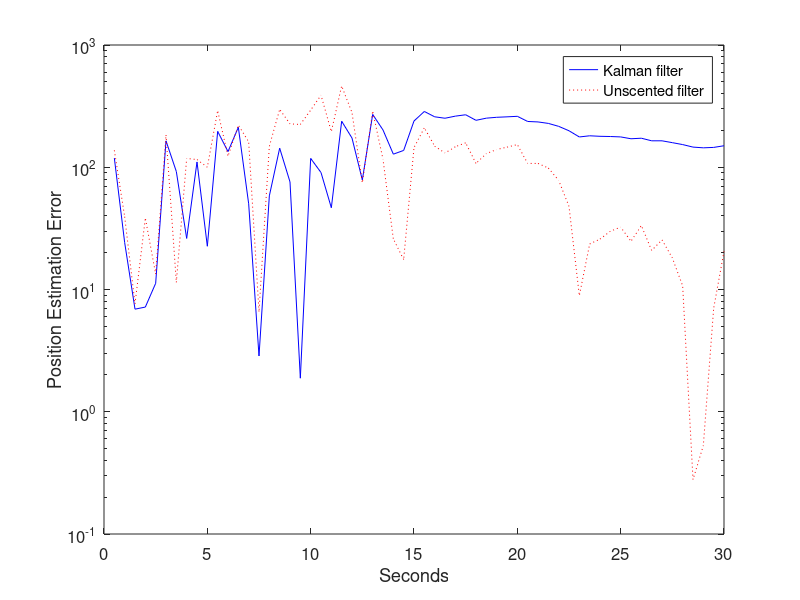
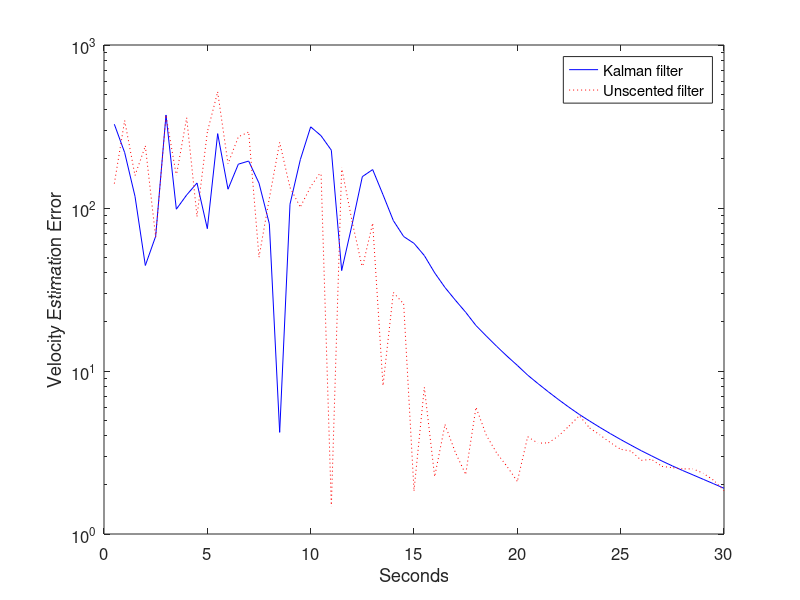
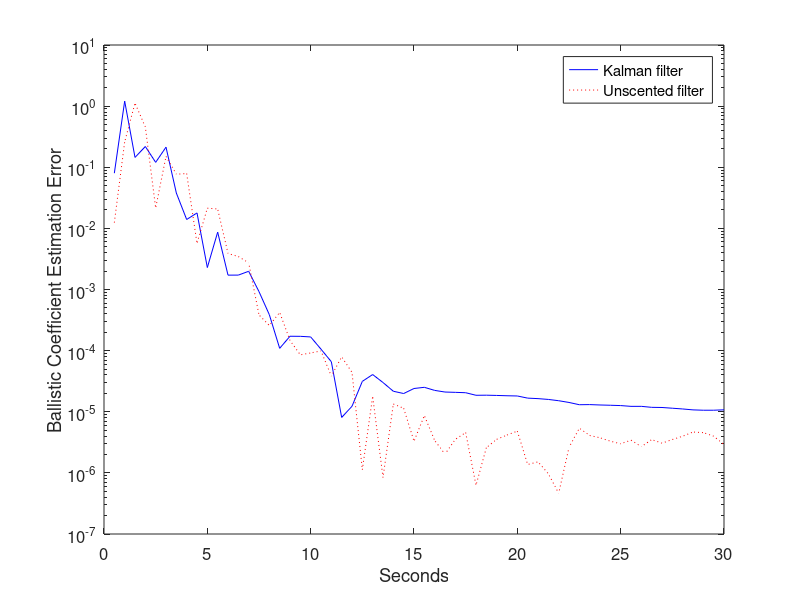
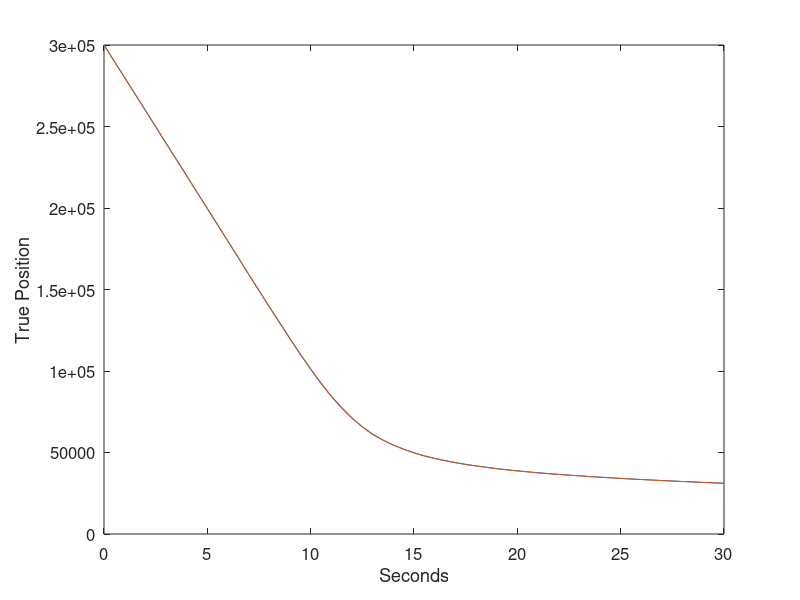

Recreate these plots in MATLAB, in order.


% Hybrid extended Kalman filter example.
% Track a body falling through the atmosphere.
% This example is taken from [Jul00], which was based on [Ath68].

rho0 = 2; % lb-sec^2/ft^4
g = 32.2; % ft/sec^2
k = 2e4; % ft
R = 10^4; % measurement noise variance (ft^2)
Q = diag([0 0 0]); % process noise covariance
M = 10^5; % horizontal range of position sensor
a = 10^5; % altitude of position sensor

x = [3e5; -2e4; 1e-3];
xhat = [3e5; -2e4; 1e-3];
xhatukf = xhat;

P = diag([1e6 4e6 10]);
Pukf = P;

T = 0.5; % measurement time step
randn('state',sum(100*clock)); % random number generator seed

tf = 30; % simulation length (seconds)
dt = 0.001; % time step for integration (seconds)
xArray = x;
xhatArray = xhat;
xhatukfArray = xhatukf;
Parray = diag(P);
Pukfarray = diag(Pukf);

W = ones(6,1) / 6; % UKF weights
z_array = [];
for t = T : T : tf
   % Simulate the system.
   for tau = dt : dt : T
      xdot(1,1) = x(2);
      xdot(2,1) = rho0 * exp(-x(1)/k) * x(2)^2 / 2 * x(3) - g;
      xdot(3,1) = 0;
      xdot = xdot + sqrt(dt * Q) * [randn; randn; randn];
      x = x + xdot * dt;
   end
   % Simulate the noisy measurement.
   z = sqrt(M^2 + (x(1)-a)^2) + sqrt(R) * randn;
   z_array = [z_array, z];
   % Simulate the continuous-time part of the Kalman filter (time update).
   for tau = dt : dt : T
      xhatdot(1,1) = xhat(2);
      xhatdot(2,1) = rho0 * exp(-xhat(1)/k) * xhat(2)^2 / 2 * xhat(3) - g;
      xhatdot(3,1) = 0;
      xhat = xhat + xhatdot * dt;
      F = [0 1 0; -rho0 * exp(-xhat(1)/k) * xhat(2)^2 / 2 / k * xhat(3) ...
            rho0 * exp(-xhat(1)/k) * xhat(2) * xhat(3) ...
            rho0 * exp(-xhat(1)/k) * xhat(2)^2 / 2; ...
            0 0 0];
      H = [(xhat(1) - a) / sqrt(M^2 + (xhat(1)-a)^2) 0 0];
      Pdot = F * P + P * F' + Q * dt - P * H' * inv(R) * H * P;
      P = P + Pdot * dt;
   end
   % Simulate the discrete-time part of the Kalman filter (measurement update).
   H = [(xhat(1) - a) / sqrt(M^2 + (xhat(1)-a)^2) 0 0];
   K = P * H' * inv(H * P * H' + R);
   zhat = sqrt(M^2 + (xhat(1)-a)^2);
   xhat = xhat + K * (z - zhat);
   P = (eye(3) - K * H) * P * (eye(3) - K * H)' + K * R * K';
   % Generate the UKF sigma points.
   [root,p] = chol(3*Pukf);
   
   for i = 1 : 3
       sigma(:,i) = xhatukf + root(i,:)';
       sigma(:,i+3) = xhatukf - root(i,:)';
   end
   for i = 1 : 6
       xbreve(:,i) = sigma(:,i);
   end
   % UKF time update
   for i = 1 : 6
       for tau = dt : dt : T
          xbrevedot(1,1) = xbreve(2,i);
          xbrevedot(2,1) = rho0 * exp(-xbreve(1,i)/k) * xbreve(2,i)^2 / 2 * xbreve(3,i) - g;
          xbrevedot(3,1) = 0;
          xbreve(:,i) = xbreve(:,i) + xbrevedot * dt;
      end
  end
  xhatukf = zeros(3,1);
  for i = 1 : 6
      xhatukf = xhatukf + W(i) * xbreve(:,i);
  end
  Pukf = zeros(3,3);
  for i = 1 : 6
      Pukf = Pukf + W(i) * (xbreve(:,i) - xhatukf) * (xbreve(:,i) - xhatukf)';
  end
  Pukf = Pukf + Q;
  % UKF measurement update
  for i = 1 : 6
      zukf(:,i) = sqrt(M^2 + (xbreve(1,i)-a)^2);
  end
  zhat = 0;
  for i = 1 : 6
      zhat = zhat + W(i) * zukf(:,i);
  end
  Py = 0;
  Pxy = zeros(3,1);
  for i = 1 : 6
      Py = Py + W(i) * (zukf(:,i) - zhat) * (zukf(:,i) - zhat)';
      Pxy = Pxy + W(i) * (xbreve(:,i) - xhat) * (zukf(:,i) - zhat)';
  end
  Py = Py + R;
  Kukf = Pxy * inv(Py);
  xhatukf = xhatukf + Kukf * (z - zhat);
  Pukf = Pukf - Kukf * Py * Kukf';      
   
   % Save data for plotting.
   xArray = [xArray x];
   xhatArray = [xhatArray xhat];
   xhatukfArray = [xhatukfArray xhatukf];
   Parray = [Parray diag(P)];
   Pukfarray = [Pukfarray diag(Pukf)];
end

close all;
t = 0 : T : tf;
figure; 
semilogy(t, abs(xArray(1,:) - xhatArray(1,:)), 'b'); hold;
%plot(t, sqrt(Parray(1,:)), 'b--');
semilogy(t, abs(xArray(1,:) - xhatukfArray(1,:)), 'r:');
%plot(t, sqrt(Pukfarray(1,:)), 'r--');
set(gca,'FontSize',12); set(gcf,'Color','White');
xlabel('Seconds');
ylabel('Position Estimation Error');
legend('Kalman filter', 'Unscented filter');

figure; 
semilogy(t, abs(xArray(2,:) - xhatArray(2,:)), 'b'); hold;
%plot(t, sqrt(Parray(2,:)), 'b--');
semilogy(t, abs(xArray(2,:) - xhatukfArray(2,:)), 'r:');
%plot(t, sqrt(Pukfarray(2,:)), 'r--');
set(gca,'FontSize',12); set(gcf,'Color','White');
xlabel('Seconds');
ylabel('Velocity Estimation Error');
legend('Kalman filter', 'Unscented filter');

figure; 
semilogy(t, abs(xArray(3,:) - xhatArray(3,:)), 'b'); hold;
%plot(t, sqrt(Parray(3,:)), 'b--');
semilogy(t, abs(xArray(3,:) - xhatukfArray(3,:)), 'r:');
%plot(t, sqrt(Pukfarray(3,:)), 'r--');
set(gca,'FontSize',12); set(gcf,'Color','White');
xlabel('Seconds');
ylabel('Ballistic Coefficient Estimation Error');
legend('Kalman filter', 'Unscented filter');

figure;
plot(t, xArray(1,:));
hold;
plot(t, xhatukfArray(1,:))
set(gca,'FontSize',12); set(gcf,'Color','White');
xlabel('Seconds');
ylabel('True Position');

figure;
plot(t, xArray(2,:));
hold;
plot(t, xhatukfArray(2,:))
title('Falling Body Simulation', 'FontSize', 12);
set(gca,'FontSize',12); set(gcf,'Color','White');
xlabel('Seconds');
ylabel('True Velocity');


figure;
plot(t, xArray(3,:));
hold;
plot(t, xhatukfArray(3,:))
title('Falling Body Simulation', 'FontSize', 12);
set(gca,'FontSize',12); set(gcf,'Color','White');
xlabel('Seconds');
ylabel('Ballistic coefficient');


figure;
plot(t(2:end), z_array);
title('Measurement', 'FontSize', 12);
set(gca,'FontSize',12); set(gcf,'Color','White');
xlabel('Seconds');
ylabel('Measurement');